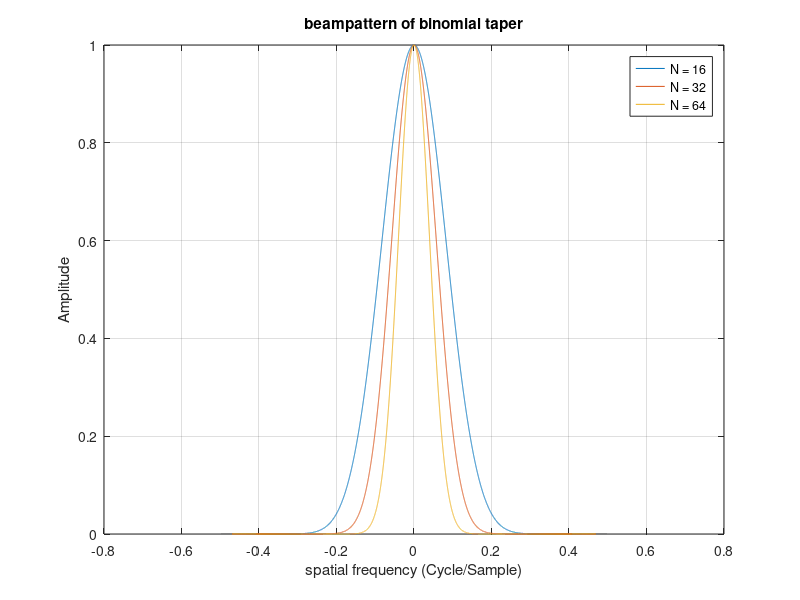

Write the MATLAB code that produced this figure.
clear; clc; close all;

%%
N = [16 32 64];
for i = 1:length(N)
    
    dl = 1/2;
    
    n = N(i) - 1;
    w = ones(n+1,1);
    w(1) = 1;
    
    for k = 1:n
        w(k+1) = w(k)*(n-(k-1))/k;
    end
    
    %%
    theta = -90:0.01:90;
    fsp = dl*sind(theta);
    A = exp(1j*2*pi*fsp.*(0:N(i)-1)');
    
    P = w'*A;
    P = abs(P)/max(abs(P));
    
    plot(fsp,P, 'DisplayName', ['N = ', num2str(N(i))])
    hold on
end
legend
grid on
xlabel('spatial frequency (Cycle/Sample)')
ylabel('Amplitude')
title('beampattern of binomial taper')